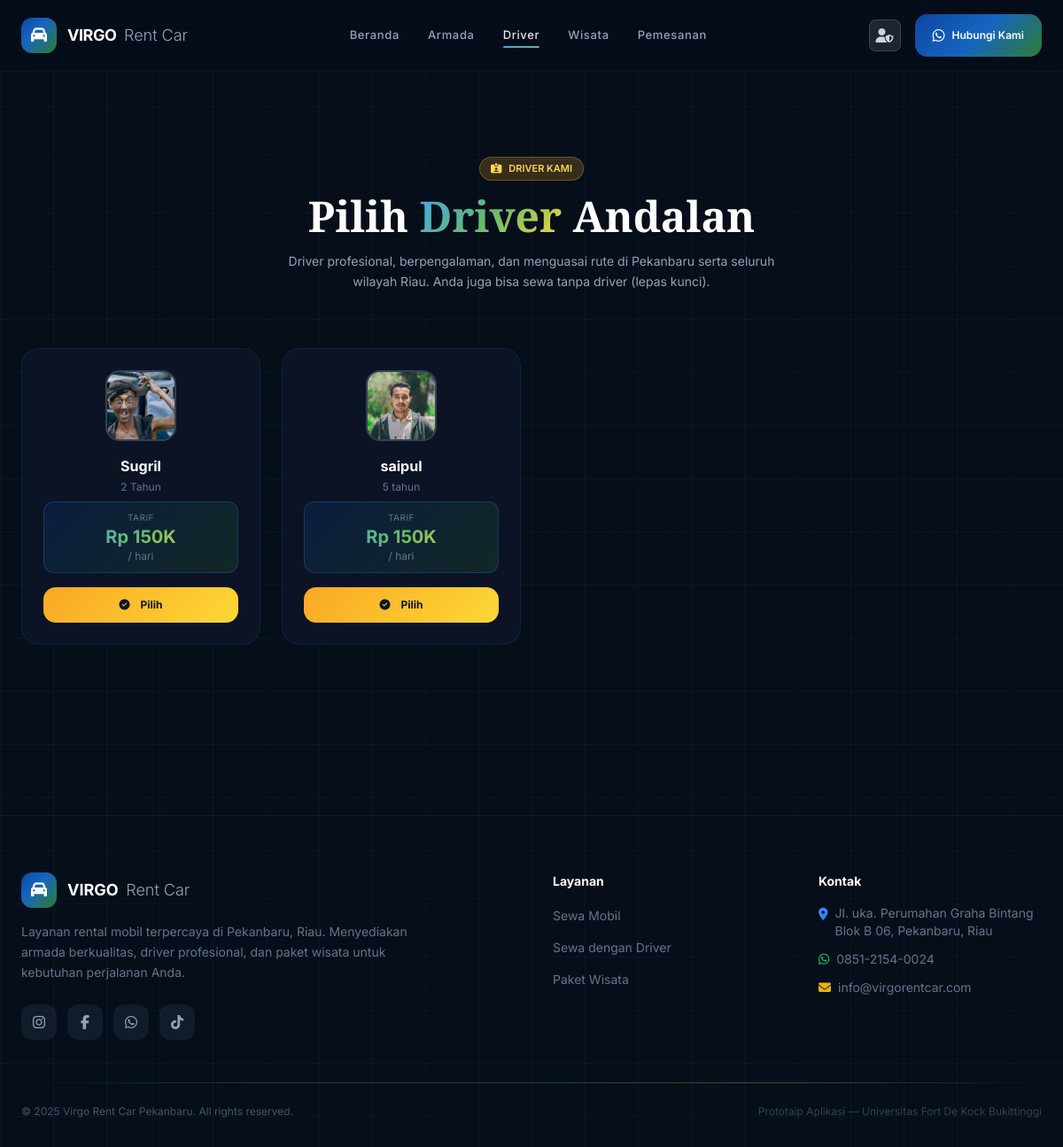
Page /driver.php on the committed database.
### tables this page shows
CREATE TABLE `tbl_driver` (
  `id_driver` int(11) NOT NULL AUTO_INCREMENT,
  `nama_driver` varchar(100) NOT NULL,
  `pengalaman` varchar(50) NOT NULL,
  `tarif_driver` int(11) NOT NULL,
  `gambar` varchar(255) DEFAULT NULL,
  PRIMARY KEY (`id_driver`)
);

### driver.php (the view, shortened to what this page needs)
<?php require 'header.php'; ?>
<section class="py-24 relative" id="driver">
    <div class="max-w-7xl mx-auto px-6">
        <div class="text-center mb-16 fade-up">
            <div class="badge-yellow inline-flex items-center gap-2 mb-4">
                <i class="fas fa-id-card-alt"></i> DRIVER KAMI
            </div>
            <h2 class="section-title font-serif text-4xl md:text-5xl font-bold text-white mb-4">
                Pilih <span class="grad-text">Driver</span> Andalan
            </h2>
            <p class="text-slate-400 max-w-xl mx-auto text-sm leading-relaxed">
                Driver profesional, berpengalaman, dan menguasai rute di Pekanbaru serta seluruh wilayah Riau. Anda juga bisa sewa tanpa driver (lepas kunci).
            </p>
        </div>
        <div class="grid md:grid-cols-2 lg:grid-cols-4 gap-6">
            <?php
            $query_driver = "SELECT * FROM tbl_driver ORDER BY id_driver ASC";
            $result_driver = mysqli_query($koneksi, $query_driver);
            if (mysqli_num_rows($result_driver) == 0): ?>
            <?php endif;
            while ($driver = mysqli_fetch_assoc($result_driver)) :
                $tarif_format = $driver['tarif_driver'] == 0 ? 'Gratis' : 'Rp ' . number_format($driver['tarif_driver'] / 1000, 0, ',', '.') . 'K';
                $icon_driver = $driver['tarif_driver'] == 0 ? 'fa-key' : 'fa-user-tie';
            ?>
            <div class="card-glass p-6 text-center fade-up driver-card">
                <div class="w-20 h-20 mx-auto rounded-2xl overflow-hidden mb-4 border-2 border-slate-700 flex items-center justify-center bg-slate-800/50">
                    <?php if(!empty($driver['gambar']) && file_exists('uploads/'.$driver['gambar'])): ?>
                        <img src="uploads/<?= $driver['gambar']; ?>" alt="<?= $driver['nama_driver']; ?>" class="w-full h-full object-cover">
                    <?php else: ?>
                        <i class="fas <?= $icon_driver ?> text-3xl text-slate-500"></i>
                    <?php endif; ?>
                </div>
                <h3 class="text-white font-bold text-base mb-1"><?= $driver['nama_driver']; ?></h3>
                <p class="text-slate-500 text-xs mb-2"><?= $driver['pengalaman']; ?></p>
                <div class="price-tag mb-4">
                    <div class="text-slate-500 text-[10px] uppercase tracking-wider">Tarif</div>
                    <div class="text-xl font-bold <?= $driver['tarif_driver'] == 0 ? 'text-white' : 'grad-text' ?>"><?= $tarif_format; ?></div>
                    <?php if($driver['tarif_driver'] > 0): ?><div class="text-slate-500 text-xs">/ hari</div><?php endif; ?>
                </div>
                <a href="pemesanan.php?driver=<?= $driver['id_driver']; ?>" class="btn-yellow text-xs py-3 px-5 w-full">
                    <i class="fas fa-check-circle mr-1"></i> Pilih
                </a>
            </div>
            <?php endwhile; ?>
        </div>
    </div>
</section>
<?php require 'footer.php'; ?>

### css/style.css (style rules this page uses)
* { margin: 0; padding: 0; box-sizing: border-box; }
html { scroll-behavior: smooth; }
body { font-family: 'Inter', sans-serif; background: #060e1a; color: #e2e8f0; }
.grad-text { background: linear-gradient(135deg, #42A5F5, #66BB6A, #FDD835); -webkit-background-clip: text; -webkit-text-fill-color: transparent; background-clip: text; }
.grid-pattern { background-image: linear-gradient(rgba(66,165,245,0.05) 1px, transparent 1px), linear-gradient(90deg, rgba(66,165,245,0.05) 1px, transparent 1px); background-size: 60px 60px; }
.section-title { font-family: 'Playfair Display', serif; }
.card-glass { background: rgba(13, 22, 40, 0.8); backdrop-filter: blur(20px); border: 1px solid rgba(66, 165, 245, 0.1); border-radius: 20px; transition: all 0.4s cubic-bezier(0.4, 0, 0.2, 1); }
.btn-yellow { background: linear-gradient(135deg, #F9A825, #FDD835); color: #0a1628; border: none; border-radius: 14px; padding: 14px 32px; font-weight: 700; font-size: 14px; cursor: pointer; transition: all 0.3s ease; display: inline-flex; align-items: center; justify-content: center; gap: 8px; text-decoration: none; width: 100%; }
.badge-yellow { background: rgba(249, 168, 37, 0.2); color: #FFD54F; border: 1px solid rgba(249, 168, 37, 0.3); padding: 4px 12px; border-radius: 20px; font-size: 11px; font-weight: 600; }
.price-tag { background: linear-gradient(135deg, rgba(13,71,161,0.2), rgba(46,125,50,0.2)); border: 1px solid rgba(66,165,245,0.2); border-radius: 12px; padding: 10px 16px; }
.fade-up { opacity: 0; transform: translateY(40px); transition: all 0.8s cubic-bezier(0.4, 0, 0.2, 1); }
.fade-up.visible { opacity: 1; transform: translateY(0); }

### rows in the picture
tbl_driver: gambar (picture), nama_driver "Sugril", pengalaman "2 Tahun", tarif_driver "Rp 150K", shows "/ hari"
tbl_driver: gambar (picture), nama_driver "saipul", pengalaman "5 tahun", tarif_driver "Rp 150K", shows "/ hari"
